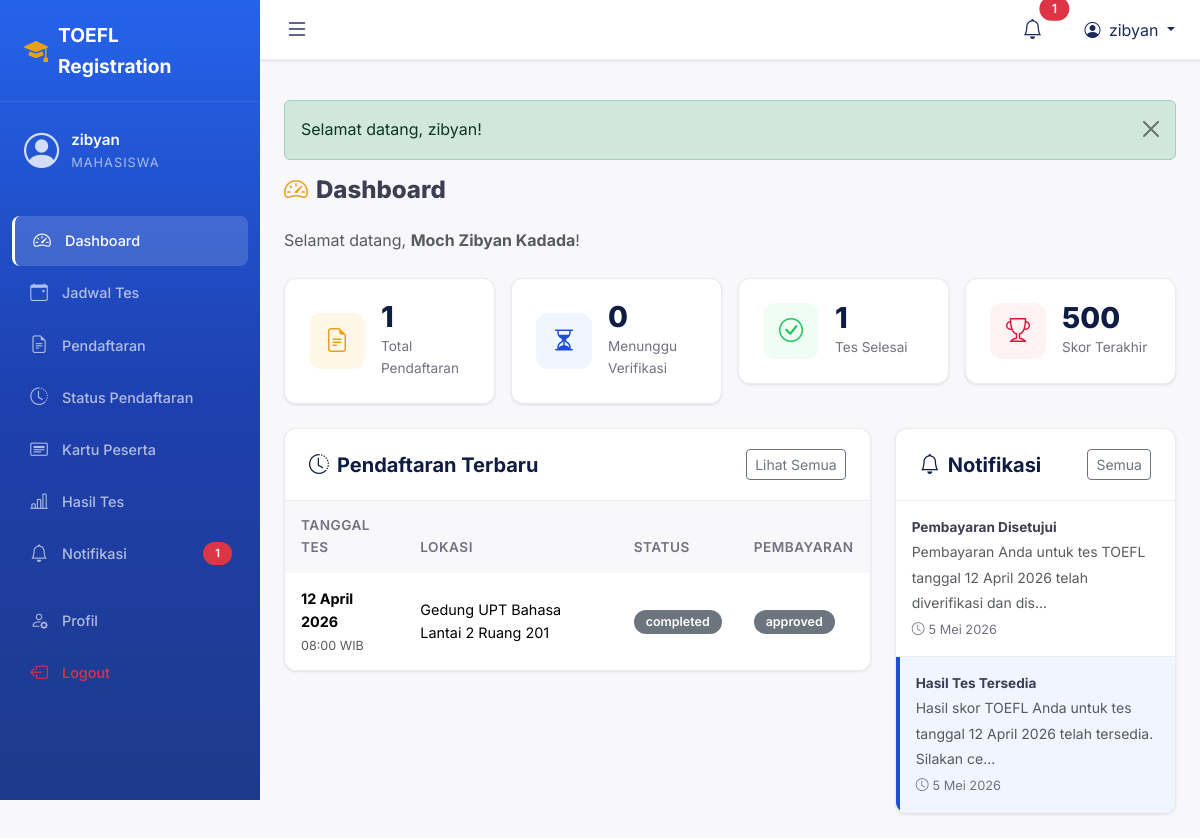
The app's page /backend/mahasiswa/dashboard.php (signed in) with its own data.
### tables this page shows
CREATE TABLE hasil_tes (
    id INT AUTO_INCREMENT PRIMARY KEY,
    pendaftaran_id INT NOT NULL,
    skor_listening INT DEFAULT 0,
    skor_structure INT DEFAULT 0,
    skor_reading INT DEFAULT 0,
    total_skor INT DEFAULT 0,
    tgl_input TIMESTAMP DEFAULT CURRENT_TIMESTAMP,
    FOREIGN KEY (pendaftaran_id) REFERENCES pendaftaran(id) ON DELETE CASCADE
);

CREATE TABLE pendaftaran (
    id INT AUTO_INCREMENT PRIMARY KEY,
    user_id INT NOT NULL,
    jadwal_id INT NOT NULL,
    nomor_peserta VARCHAR(50) DEFAULT NULL UNIQUE,
    status ENUM('pending', 'verified', 'rejected', 'completed') NOT NULL DEFAULT 'pending',
    catatan_admin TEXT DEFAULT NULL,
    created_at TIMESTAMP DEFAULT CURRENT_TIMESTAMP,
    updated_at TIMESTAMP DEFAULT CURRENT_TIMESTAMP ON UPDATE CURRENT_TIMESTAMP,
    FOREIGN KEY (user_id) REFERENCES users(id) ON DELETE CASCADE,
    FOREIGN KEY (jadwal_id) REFERENCES jadwal_tes(id) ON DELETE CASCADE
);

CREATE TABLE jadwal_tes (
    id INT AUTO_INCREMENT PRIMARY KEY,
    tanggal DATE NOT NULL,
    waktu_mulai TIME NOT NULL,
    waktu_selesai TIME NOT NULL,
    lokasi VARCHAR(200) NOT NULL,
    kuota INT NOT NULL DEFAULT 30,
    biaya DECIMAL(10,2) NOT NULL DEFAULT 0.00,
    deskripsi TEXT DEFAULT NULL,
    status ENUM('aktif', 'nonaktif', 'selesai') NOT NULL DEFAULT 'aktif',
    created_at TIMESTAMP DEFAULT CURRENT_TIMESTAMP,
    updated_at TIMESTAMP DEFAULT CURRENT_TIMESTAMP ON UPDATE CURRENT_TIMESTAMP
);

CREATE TABLE notifikasi (
    id INT AUTO_INCREMENT PRIMARY KEY,
    user_id INT NOT NULL,
    judul VARCHAR(200) NOT NULL,
    pesan TEXT NOT NULL,
    tipe ENUM('info', 'success', 'warning', 'danger') NOT NULL DEFAULT 'info',
    is_read TINYINT(1) NOT NULL DEFAULT 0,
    created_at TIMESTAMP DEFAULT CURRENT_TIMESTAMP,
    FOREIGN KEY (user_id) REFERENCES users(id) ON DELETE CASCADE
);

### backend/mahasiswa/dashboard.php (the view, shortened to what this page needs)
<?php
require_once __DIR__ . '/../includes/functions.php';
$db = getDB();
$userId = $_SESSION['user_id'];
$stmt = $db->prepare("SELECT COUNT(*) FROM pendaftaran WHERE user_id = ?");
$stmt->execute([$userId]);
$totalPendaftaran = $stmt->fetchColumn();
$stmt = $db->prepare("SELECT COUNT(*) FROM pendaftaran p JOIN pembayaran b ON p.id = b.pendaftaran_id WHERE p.user_id = ? AND b.status = 'pending'");
$stmt->execute([$userId]);
$menungguVerifikasi = $stmt->fetchColumn();
$stmt = $db->prepare("SELECT COUNT(*) FROM pendaftaran WHERE user_id = ? AND status = 'completed'");
$stmt->execute([$userId]);
$tesSelesai = $stmt->fetchColumn();
$stmt = $db->prepare("SELECT h.total_skor FROM hasil_tes h JOIN pendaftaran p ON h.pendaftaran_id = p.id WHERE p.user_id = ? ORDER BY h.tgl_input DESC LIMIT 1");
$stmt->execute([$userId]);
$skorTerakhir = $stmt->fetchColumn() ?: '-';
$stmt = $db->prepare("
    SELECT p.*, j.tanggal, j.waktu_mulai, j.waktu_selesai, j.lokasi,
           b.status as status_bayar
    FROM pendaftaran p
    JOIN jadwal_tes j ON p.jadwal_id = j.id
    LEFT JOIN pembayaran b ON p.id = b.pendaftaran_id
    WHERE p.user_id = ?
    ORDER BY p.created_at DESC
    LIMIT 5
");
$stmt->execute([$userId]);
$pendaftaranTerbaru = $stmt->fetchAll();
$stmt = $db->prepare("SELECT * FROM notifikasi WHERE user_id = ? ORDER BY created_at DESC LIMIT 5");
$stmt->execute([$userId]);
$notifikasiTerbaru = $stmt->fetchAll();
require_once __DIR__ . '/../../frontend/templates/header.php';
?>
<h4 class="fw-800 mb-4">
    <i class="bi bi-speedometer2 me-2 text-accent"></i>Dashboard
</h4>
<p class="text-muted mb-4">Selamat datang, <strong><?= e($_SESSION['nama_lengkap'] ?? $_SESSION['username']) ?></strong>!</p>
<div class="row g-3 mb-4">
    <div class="col-md-3 col-6">
        <div class="stat-card">
            <div class="stat-icon bg-accent">
                <i class="bi bi-file-earmark-text"></i>
            </div>
            <div>
                <div class="stat-value"><?= $totalPendaftaran ?></div>
                <div class="stat-label">Total Pendaftaran</div>
            </div>
        </div>
    </div>
    <div class="col-md-3 col-6">
        <div class="stat-card">
            <div class="stat-icon bg-blue">
                <i class="bi bi-hourglass-split"></i>
            </div>
            <div>
                <div class="stat-value"><?= $menungguVerifikasi ?></div>
                <div class="stat-label">Menunggu Verifikasi</div>
            </div>
        </div>
    </div>
    <div class="col-md-3 col-6">
        <div class="stat-card">
            <div class="stat-icon bg-green">
                <i class="bi bi-check-circle"></i>
            </div>
            <div>
                <div class="stat-value"><?= $tesSelesai ?></div>
                <div class="stat-label">Tes Selesai</div>
            </div>
        </div>
    </div>
    <div class="col-md-3 col-6">
        <div class="stat-card">
            <div class="stat-icon bg-red">
                <i class="bi bi-trophy"></i>
            </div>
            <div>
                <div class="stat-value"><?= $skorTerakhir ?></div>
                <div class="stat-label">Skor Terakhir</div>
            </div>
        </div>
    </div>
</div>
<div class="row g-4">
    <div class="col-lg-8">
        <div class="content-card">
            <div class="card-header-custom">
                <h5><i class="bi bi-clock-history me-2"></i>Pendaftaran Terbaru</h5>
                <a href="<?= BASE_URL ?>/backend/mahasiswa/status.php" class="btn btn-sm btn-outline-secondary">Lihat Semua</a>
            </div>
            <div class="card-body p-0">
                <?php if (empty($pendaftaranTerbaru)): ?>
                <div class="empty-state py-4">
                    <i class="bi bi-inbox d-block" style="font-size:2.5rem;"></i>
                    <p class="mb-2">Belum ada pendaftaran.</p>
                    <a href="<?= BASE_URL ?>/backend/mahasiswa/jadwal.php" class="btn btn-accent btn-sm">Daftar Tes Sekarang</a>
                </div>
                <?php else: ?>
                <div class="table-responsive">
                    <table class="table table-custom">
                        <thead>
                            <tr>
                                <th>Tanggal Tes</th>
                                <th>Lokasi</th>
                                <th>Status</th>
                                <th>Pembayaran</th>
                            </tr>
                        </thead>
                        <tbody>
                            <?php foreach ($pendaftaranTerbaru as $p): ?>
                            <tr>
                                <td>
                                    <strong><?= formatTanggal($p['tanggal']) ?></strong><br>
                                    <small class="text-muted"><?= formatWaktu($p['waktu_mulai']) ?></small>
                                </td>
                                <td><?= e($p['lokasi']) ?></td>
                                <td><?= statusBadge($p['status']) ?></td>
                                <td><?= $p['status_bayar'] ? statusBadge($p['status_bayar']) : '<span class="badge bg-secondary">Belum Upload</span>' ?></td>
                            </tr>
                            <?php endforeach; ?>
                        </tbody>
                    </table>
                </div>
                <?php endif; ?>
            </div>
        </div>
    </div>
    <div class="col-lg-4">
        <div class="content-card">
            <div class="card-header-custom">
                <h5><i class="bi bi-bell me-2"></i>Notifikasi</h5>
                <a href="<?= BASE_URL ?>/backend/mahasiswa/notifikasi.php" class="btn btn-sm btn-outline-secondary">Semua</a>
            </div>
            <div class="card-body p-0">
                <?php if (empty($notifikasiTerbaru)): ?>
                <div class="empty-state py-4">
                    <i class="bi bi-bell-slash d-block" style="font-size:2rem;"></i>
                    <p>Tidak ada notifikasi.</p>
                </div>
                <?php else: ?>
                <?php foreach ($notifikasiTerbaru as $n): ?>
                <div class="notif-item <?= !$n['is_read'] ? 'unread' : '' ?>">
                    <strong class="d-block" style="font-size:0.85rem;"><?= e($n['judul']) ?></strong>
                    <small class="text-muted"><?= e(substr($n['pesan'], 0, 80)) ?>...</small>
                    <div class="notif-time mt-1">
                        <i class="bi bi-clock me-1"></i><?= formatTanggal($n['created_at']) ?>
                    </div>
                </div>
                <?php endforeach; ?>
                <?php endif; ?>
            </div>
        </div>
    </div>
</div>
<?php require_once __DIR__ . '/../../frontend/templates/footer.php'; ?>

### backend/includes/functions.php (shortened to what this page needs)
<?php
function e($string) {
    return htmlspecialchars($string ?? '', ENT_QUOTES, 'UTF-8');
}
function formatTanggal($date) {
    $bulan = [
        1 => 'Januari', 2 => 'Februari', 3 => 'Maret', 4 => 'April',
        5 => 'Mei', 6 => 'Juni', 7 => 'Juli', 8 => 'Agustus',
        9 => 'September', 10 => 'Oktober', 11 => 'November', 12 => 'Desember'
    ];
    $timestamp = strtotime($date);
    $d = date('j', $timestamp);
    $m = (int)date('n', $timestamp);
    $y = date('Y', $timestamp);
    return "$d {$bulan[$m]} $y";
}
function formatWaktu($time) {
    return date('H:i', strtotime($time)) . ' WIB';
}
function statusBadge($status) {
    $badges = [
        'pending'   => '<span class="badge bg-warning text-dark">Pending</span>',
        'verified'  => '<span class="badge bg-success">Terverifikasi</span>',
        'approved'  => '<span class="badge bg-success">Disetujui</span>',
        'rejected'  => '<span class="badge bg-danger">Ditolak</span>',
        'completed' => '<span class="badge bg-info">Selesai</span>',
        'aktif'     => '<span class="badge bg-success">Aktif</span>',
        'nonaktif'  => '<span class="badge bg-secondary">Nonaktif</span>',
        'selesai'   => '<span class="badge bg-info">Selesai</span>',
    ];
    return $badges[$status] ?? '<span class="badge bg-secondary">' . e($status) . '</span>';
}

### frontend/assets/css/style.css (style rules this page uses)
:root { --primary: #1B2B5E; --primary-dark: #0F1D45; --primary-light: #1D4ED8; --primary-lighter: #3B82F6; --accent: #E5A11C; --accent-hover: #D4920F; --accent-light: #FEF7E7; --accent-gold: #E5A11C; --accent-gold-light: #FEF3C7; --secondary: #1D4ED8; --secondary-light: #EFF6FF; --success: #22C55E; --success-light: #F0FDF4; --warning: #F59E0B; --warning-light: #FFFBEB; --danger: #D4183D; --danger-light: #FEF2F2; --info: #3B82F6; --info-light: #EFF6FF; --dark: #1B2B5E; --gray-900: #1A1A2E; --gray-700: #3D3D54; --gray-600: #505068; --gray-500: #717182; --gray-400: #9E9EB0; --gray-300: #CBCED4; --gray-200: #ECECF0; --gray-100: #F3F3F5; --light: #F8F8FA; --white: #FFFFFF; --input-background: #F3F3F5; --switch-background: #CBCED4; --border-color: rgba(0, 0, 0, 0.1); --sidebar-width: 260px; --topbar-height: 60px; --navbar-height: 72px; --shadow-xs: 0 1px 2px rgba(27, 43, 94, 0.04); --shadow-sm: 0 1px 3px rgba(27, 43, 94, 0.08), 0 1px 2px rgba(27, 43, 94, 0.04); --shadow-md: 0 4px 6px -1px rgba(27, 43, 94, 0.08), 0 2px 4px -1px rgba(27, 43, 94, 0.04); --shadow-lg: 0 10px 15px -3px rgba(27, 43, 94, 0.08), 0 4px 6px -2px rgba(27, 43, 94, 0.04); --shadow-xl: 0 20px 25px -5px rgba(27, 43, 94, 0.1), 0 10px 10px -5px rgba(27, 43, 94, 0.04); --shadow-2xl: 0 25px 50px -12px rgba(27, 43, 94, 0.2); --shadow-accent: 0 8px 24px rgba(229, 161, 28, 0.35); --radius-sm: 8px; --radius-md: 12px; --radius-lg: 16px; --radius-xl: 20px; --radius-2xl: 24px; --radius-full: 9999px; --transition: all 0.3s cubic-bezier(0.4, 0, 0.2, 1); --transition-fast: all 0.15s cubic-bezier(0.4, 0, 0.2, 1); --transition-slow: all 0.5s cubic-bezier(0.4, 0, 0.2, 1); }
*, *::before, *::after { margin: 0; padding: 0; box-sizing: border-box; }
html { scroll-behavior: smooth; scroll-padding-top: var(--navbar-height); }
body { font-family: 'Inter', -apple-system, BlinkMacSystemFont, 'Segoe UI', sans-serif; background: var(--light); color: var(--gray-700); line-height: 1.6; overflow-x: hidden; -webkit-font-smoothing: antialiased; -moz-osx-font-smoothing: grayscale; }
a { color: var(--primary-light); text-decoration: none; transition: var(--transition); }
.stat-card { background: var(--white); border-radius: var(--radius-md); padding: 24px; display: flex; align-items: center; gap: 16px; box-shadow: var(--shadow-sm); border: 1px solid var(--gray-200); transition: var(--transition); }
.stat-card .stat-icon { width: 56px; height: 56px; border-radius: var(--radius-md); display: flex; align-items: center; justify-content: center; font-size: 1.5rem; flex-shrink: 0; }
.stat-card .stat-icon.bg-accent { background: var(--accent-light); color: var(--accent); }
.stat-card .stat-icon.bg-blue { background: var(--secondary-light); color: var(--primary-light); }
.stat-card .stat-icon.bg-green { background: var(--success-light); color: var(--success); }
.stat-card .stat-icon.bg-red { background: var(--danger-light); color: var(--danger); }
.stat-card .stat-value { font-size: 1.8rem; font-weight: 800; color: var(--primary-dark); line-height: 1; }
.stat-card .stat-label { font-size: 0.85rem; color: var(--gray-500); margin-top: 4px; }
.content-card { background: var(--white); border-radius: var(--radius-md); box-shadow: var(--shadow-sm); border: 1px solid var(--gray-200); overflow: hidden; }
.content-card .card-header-custom { padding: 20px 24px; border-bottom: 1px solid var(--gray-200); display: flex; align-items: center; justify-content: space-between; }
.content-card .card-header-custom h5 { font-weight: 700; color: var(--primary-dark); margin: 0; }
.content-card .card-body { padding: 24px; }
.table-custom { margin: 0; }
.table-custom thead th { background: var(--light); font-weight: 600; font-size: 0.85rem; text-transform: uppercase; letter-spacing: 0.5px; color: var(--gray-500); padding: 14px 16px; border: none; }
.table-custom tbody td { padding: 14px 16px; vertical-align: middle; border-bottom: 1px solid var(--gray-200); font-size: 0.9rem; }
.table-custom tbody tr:last-child td { border-bottom: none; }
.badge { font-weight: 600; padding: 6px 12px; border-radius: 20px; font-size: 0.78rem; }
.notif-item { padding: 16px; border-bottom: 1px solid var(--gray-200); transition: var(--transition); cursor: pointer; }
.notif-item.unread { background: var(--secondary-light); border-left: 4px solid var(--primary-light); }
.notif-item .notif-time { font-size: 0.8rem; color: var(--gray-500); }
.text-accent { color: var(--accent) !important; }
.fw-800 { font-weight: 800; }

### records on screen
hasil_tes: total_skor "500"
pendaftaran: jadwal.tanggal "12 April 2026", jadwal.waktu_mulai "08:00 WIB", jadwal.lokasi "Gedung UPT Bahasa Lantai 2 Ruang 201", status "completed approved"
notifikasi: judul "Pembayaran Disetujui", pesan "Pembayaran Anda untuk tes TOEFL tanggal 12 April 2026 telah diverifikasi dan dis", created_at "5 Mei 2026"
notifikasi: judul "Hasil Tes Tersedia", pesan "Hasil skor TOEFL Anda untuk tes tanggal 12 April 2026 telah tersedia. Silakan ce", created_at "5 Mei 2026"

### other values on screen
APP_NAME "TOEFL Registration"
$_SESSION['username'] "zibyan"
$_SESSION['role'] "MAHASISWA"
$notifCount "1"
$flash['message'] "Selamat datang, zibyan!"
$_SESSION['nama_lengkap'] "Moch Zibyan Kadada"
$totalPendaftaran "1"
$menungguVerifikasi "0"
$tesSelesai "1"
